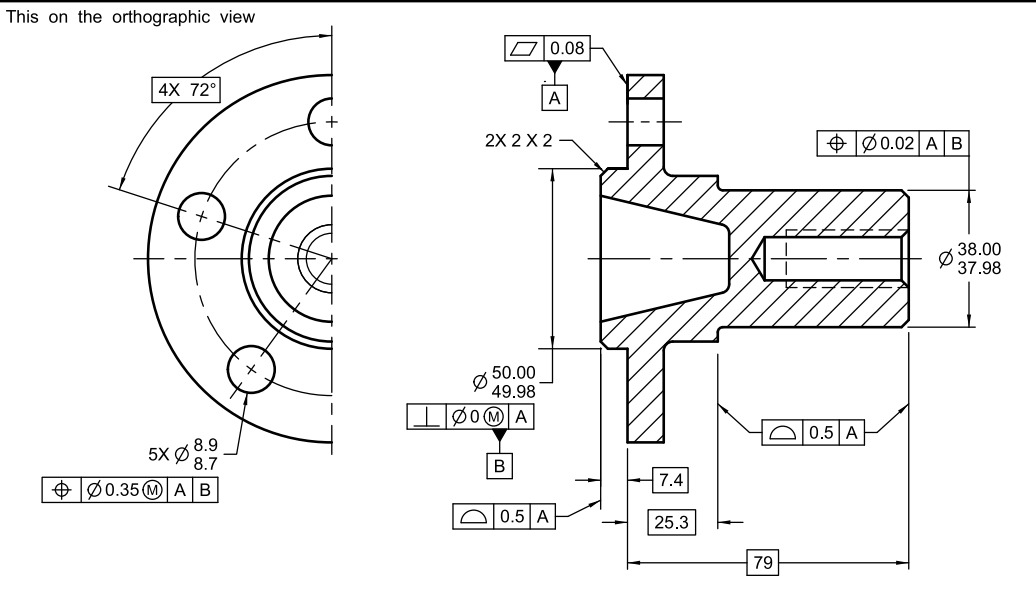
#> input picture samples/drawings/flange.jpeg, 1036 x 602 px
$ python -i perception.py   (imports and definitions only)
#> lines starting #> are read from the running program, lines starting #| are printed output that depends on the picture; after the words box and inside, x2 and y2 are one past the last pixel; in counts of white or black regions, pixels touching at a corner belong together
#> further down, picture is the input picture: PIL image 1036x602 RGB; min 0, max 255, mean 242.9
"""Deterministic, local perception: exact text boxes, balloon circles and drawing zones.

Claude never has to guess pixel coordinates - it references the IDs produced here.
"""
import re
from dataclasses import dataclass, field

import cv2
import numpy as np
from PIL import Image

try:
    from ocrmac import ocrmac  # Apple Vision OCR (macOS)
except ImportError:  # pragma: no cover
    ocrmac = None


@dataclass
class Token:
    id: str
    text: str
    box: tuple  # x0, y0, x1, y1 in pixels of the full-res image
    conf: float = 1.0


@dataclass
class Circle:
    id: str
    cx: int
    cy: int
    r: int
    digits: str = ""  # number read inside the circle ("" if unreadable)

    @property
    def box(self):
        return (self.cx - self.r, self.cy - self.r, self.cx + self.r, self.cy + self.r)


@dataclass
class Perception:
    width: int
    height: int
    tokens: list[Token] = field(default_factory=list)
    circles: list[Circle] = field(default_factory=list)
    col_labels: list[tuple[str, float]] = field(default_factory=list)  # (label, x centre)
    row_labels: list[tuple[str, float]] = field(default_factory=list)  # (label, y centre)
    text_source: str = "ocr"

    def token(self, tid):
        return next((t for t in self.tokens if t.id == tid), None)

    def circle(self, cid):
        return next((c for c in self.circles if c.id == cid), None)

    @property
    def has_balloons(self) -> bool:
        return sum(1 for c in self.circles if c.digits) >= 2

    # [9 lines left out: function zone, not called in this run]


# ---------------- OCR ----------------
def _ocr(img: Image.Image, level: str) -> list[tuple[str, float, tuple]]:
    """Returns (text, conf, (x0,y0,x1,y1) px) with top-left origin."""
    W, H = img.size
    out = []
    for text, conf, (x, y, w, h) in ocrmac.OCR(img, recognition_level=level,
                                                language_preference=["en-US"]).recognize():
        out.append((text.strip(), float(conf), (x * W, (1 - y - h) * H, (x + w) * W, (1 - y) * H)))
    return out


# [51 lines left out: functions _iou, _merge, ocr_tokens, pdf_tokens, not called in this run]


# ---------------- balloons ----------------
def _ring_score(ink, cx, cy, r) -> float:
    """Fraction of the circumference that is inked (balloons are complete outlines)."""
    H, W = ink.shape
    hits = 0
    angles = np.linspace(0, 2 * np.pi, 48, endpoint=False)
    for a in angles:
        ok = False
        for dr in (-2, -1, 0, 1, 2):
            x, y = int(cx + (r + dr) * np.cos(a)), int(cy + (r + dr) * np.sin(a))
            if 0 <= x < W and 0 <= y < H and ink[y, x]:
                ok = True
                break
        hits += ok
    return hits / len(angles)


def _read_number(img: Image.Image, cx, cy, r) -> str:
    """OCR the number inside a circle with everything outside 0.78r masked white."""
    if ocrmac is None:
        return ""
    k = int(r * 0.8)
    crop = img.crop((cx - k, cy - k, cx + k, cy + k)).convert("L")
    mask = Image.new("L", crop.size, 0)
    from PIL import ImageDraw
    ImageDraw.Draw(mask).ellipse([k - r * 0.78, k - r * 0.78, k + r * 0.78, k + r * 0.78], fill=255)
    white = Image.new("L", crop.size, 255)
    crop = Image.composite(crop, white, mask)
    pad = Image.new("L", (crop.width * 3, crop.height * 3), 255)
    pad.paste(crop, (crop.width, crop.height))
    pad = pad.resize((pad.width * 3, pad.height * 3), Image.LANCZOS).convert("RGB")
    best = ""
    for level in ("accurate", "fast"):
        for t, conf, _ in _ocr(pad, level):
            t = t.replace("O", "0").replace("o", "0").replace("l", "1").replace("I", "1").replace("S", "5")
            if re.fullmatch(r"\d{1,3}", t.strip()) and conf >= 0.3:
                best = t.strip()
                break
        if best:
            break
    return best


def detect_circles(img: Image.Image) -> list[Circle]:
    gray = np.array(img.convert("L"))
    H, W = gray.shape
#> H = 602; W = 1036
    ink = gray < 140
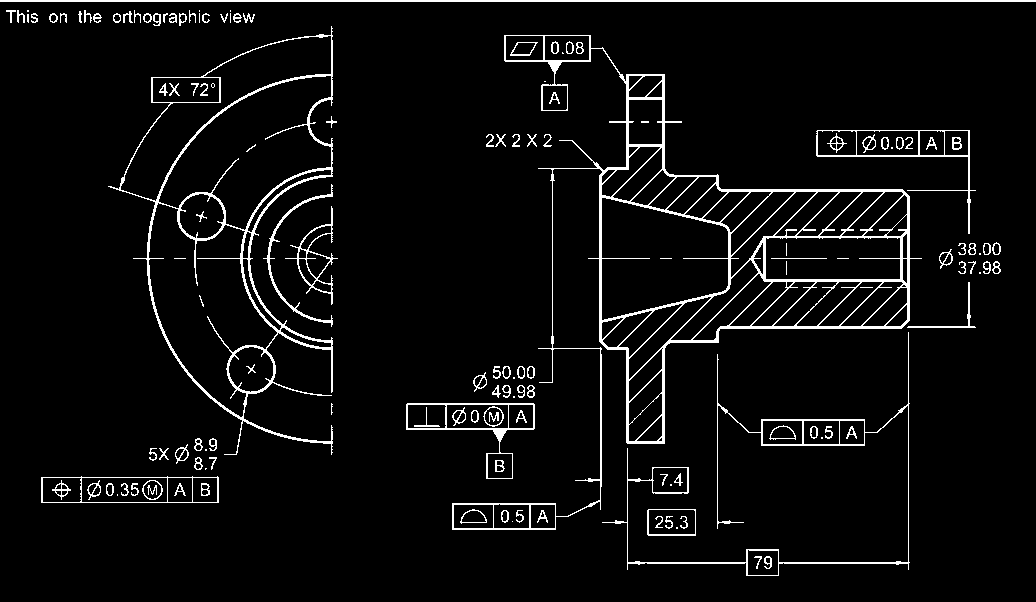
#> ink: shape (602, 1036) bool; 4.9% white in thin lines or dots
    raw = cv2.HoughCircles(cv2.medianBlur(gray, 3), cv2.HOUGH_GRADIENT, dp=1.2, minDist=W * 0.015,
                           param1=120, param2=38, minRadius=max(8, int(W * 0.008)), maxRadius=int(W * 0.024))
#> raw = [[201, 215.4, 21.92], [250.2, 369, 21.92], [330.6, 121.8, 21.92]]
    circles = []
    for cx, cy, r in ([] if raw is None else np.round(raw[0]).astype(int)):
        k = max(2, int(r * 0.6))
        inner = ink[max(0, cy - k):cy + k, max(0, cx - k):cx + k]
        fill = float(inner.mean()) if inner.size else 0
        if not 0.02 < fill < 0.40 or _ring_score(ink, cx, cy, r) < 0.8:
            continue  # empty hole, hatching or partial arc -> not a balloon
        circles.append(Circle("", int(cx), int(cy), int(r), _read_number(img, cx, cy, r)))
#> this loop made 1 pass
#> (cx, cy, r, fill) on pass 1: (201, 215, 22, 0.0488)
#> pass 1, in detect_circles, `inner = ink[max(0, cy - k):cy + k, max(0, cx - k):cx + k]`:
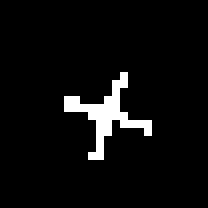
#> inner: shape (26, 26) bool (shown 8 times larger); 4.9% white in thin lines or dots, all inside (x1, y1, x2, y2) = (8, 9, 19, 20)
#> pass 1, in _read_number, `crop = img.crop((cx - k, cy - k, cx + k, cy + k)).convert("L")`:
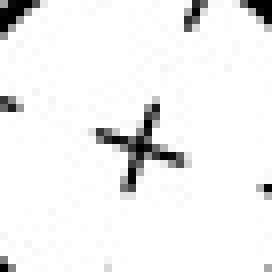
#> crop: PIL image 34x34 L (shown 8 times larger); min 0, max 255, mean 241
#> after the loop, circles = []
    circles.sort(key=lambda c: (c.cy, c.cx))
    for i, c in enumerate(circles, 1):
        c.id = f"C{i}"
    return circles


# ---------------- zones ----------------
# [51 lines left out: functions zone_labels, read_text, assemble, not called in this run]


def perceive(img: Image.Image, pdf_text: list | None = None) -> Perception:
    raw, source = read_text(img, pdf_text)
    return assemble(img, raw, source, detect_circles(img))

>>> from PIL import Image
>>> picture = Image.open('../samples/drawings/flange.jpeg')
#> (the run stopped early here; a loop or call above may not have finished)

$ run again, on samples/drawings/cylinder_ballooned.png
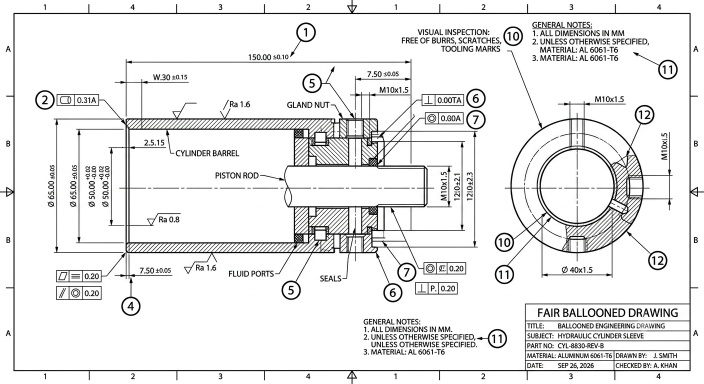
#> input picture samples/drawings/cylinder_ballooned.png, 1408 x 768 px (shown at 1/2 size)
#> picture is the input picture: PIL image 1408x768 RGB; mean R, G, B 234.1, 234.1, 234
#> in detect_circles, `ink = gray < 140`:
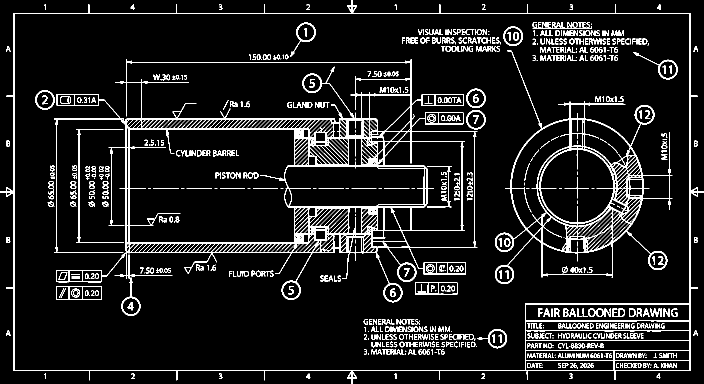
#> ink: shape (768, 1408) bool (shown at 1/2 size); 8.3% white in thin lines or dots
#> raw = 38 rows, first 8: [785.4, 585, 19.04], [89.4, 199.8, 19.76], [1335, 138.6, 19.88], [813, 544.2, 16.16], [1314.6, 520.2, 19.16], [623.4, 166.2, 19.76], [611.4, 64.2, 16.64], [1233, 436.2, 29.6]
#> the loop in detect_circles, `for cx, cy, r in ([] if raw is None else np.round(raw[0]).astype(int)):` made 1 pass
#> (cx, cy, r, fill) on pass 1: (785, 585, 19, 0.217)
#> pass 1, in _read_number, `crop = img.crop((cx - k, cy - k, cx + k, cy + k)).convert("L")`:
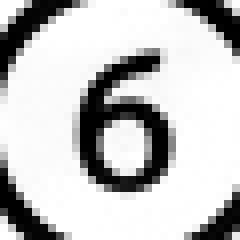
#> crop: PIL image 30x30 L (shown 8 times larger); min 0, max 255, mean 195.3
#> after the loop in detect_circles, `for cx, cy, r in ([] if raw is None else np.round(raw[0]).astype(int)):`: circles = []

$ run again, on samples/drawings/plate_synthetic.png
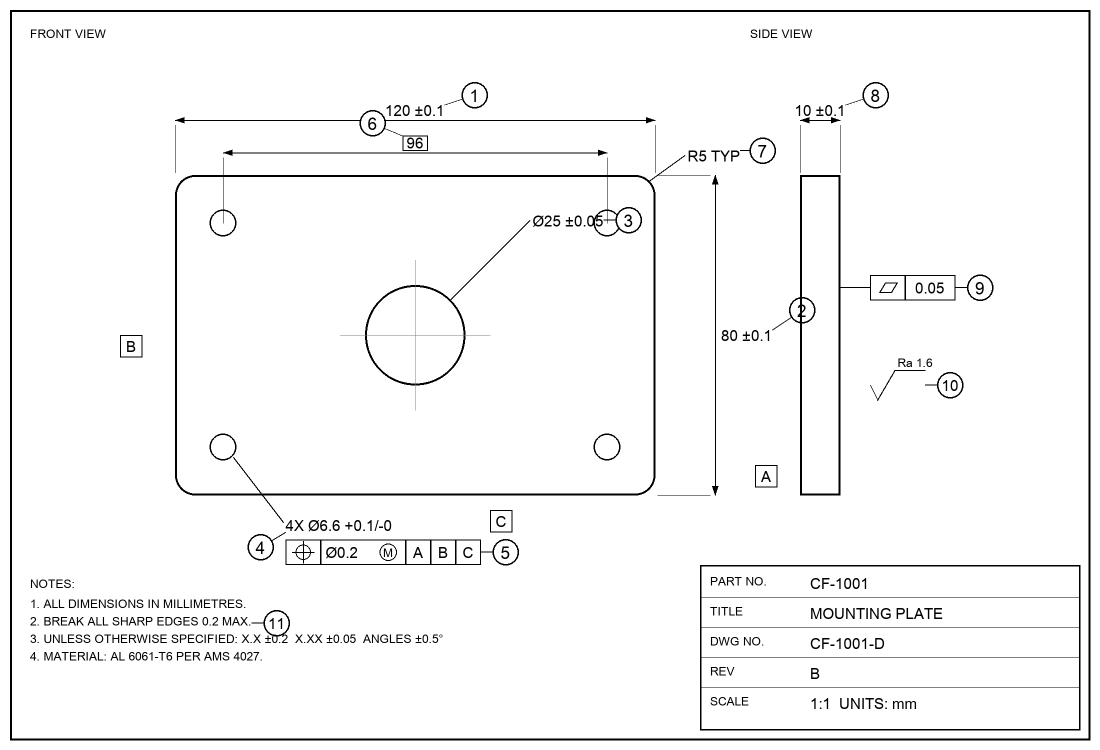
#> input picture samples/drawings/plate_synthetic.png, 2200 x 1500 px (shown at 1/2 size)
#> picture is the input picture: PIL image 2200x1500 RGB; min 0, max 255, mean 246.6
#> in detect_circles, `ink = gray < 140`:
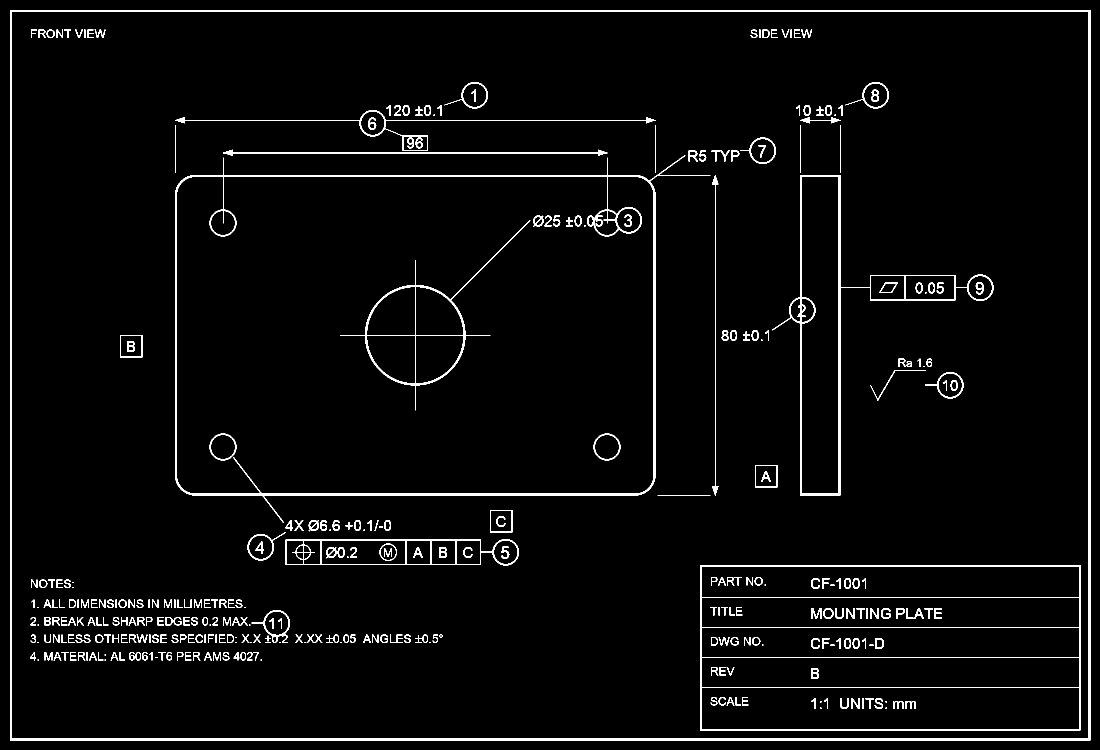
#> ink: shape (1500, 2200) bool (shown at 1/2 size); 3.3% white; 345 white regions (35 under 20 px), largest, box (x1, y1, x2, y2) and area: (20, 20, 2181, 1481) 28912, (350, 310, 1421, 1046) 14969, (1400, 1130, 2161, 1461) 9536
#> raw = 28 rows, first 8: [1603.8, 619.8, 23.72], [552.6, 1246.2, 26.96], [1900.2, 769.8, 23.84], [1751.4, 190.2, 25.88], [1012.2, 1104.6, 25.28], [948.6, 190.2, 23.96], [744.6, 246.6, 26.84], [521.4, 1093.8, 23.96]
#> the loop in detect_circles, `for cx, cy, r in ([] if raw is None else np.round(raw[0]).astype(int)):` made 1 pass
#> (cx, cy, r, fill) on pass 1: (1604, 620, 24, 0.301)
#> pass 1, in _read_number, `crop = img.crop((cx - k, cy - k, cx + k, cy + k)).convert("L")`:
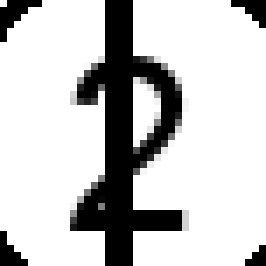
#> crop: PIL image 38x38 L (shown 7 times larger); min 0, max 255, mean 199.3
#> after the loop in detect_circles, `for cx, cy, r in ([] if raw is None else np.round(raw[0]).astype(int)):`: circles = []
